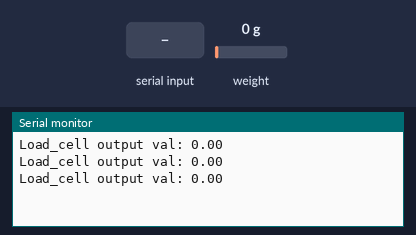
Bench run of a sketch on a simulated ESP8266 (NodeMCU). Shown: the last lines printed to the serial monitor. The inputs (shaded band) are chosen by the test bench; at power-on: weight on the scale 0 g. EEPROM starts erased.

Above: at 3.8 s.
3.9 s: "t" received over Serial
At 4.08 s:
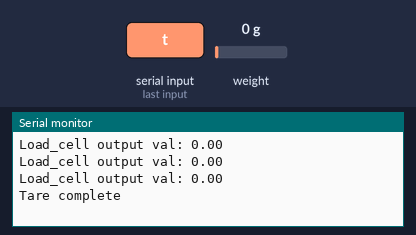
5.4 s: weight on the scale set to 100 g
At 6.1 s:
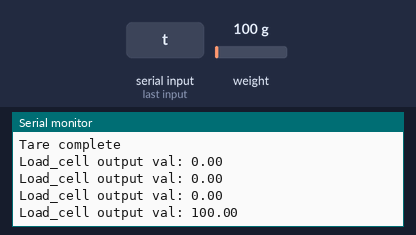
6.9 s: weight on the scale set to 1250 g
At 7.6 s:
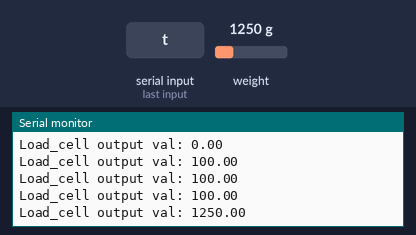
Timing chart, 0 to 9.9 s (numbered marks = the images above; inputs shaded):
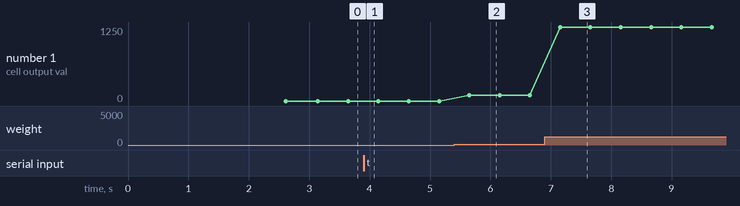

Measured:
- after the input at 3.9 s, the serial monitor: prints a new line at once (image 1)
- after the input at 5.4 s, the serial monitor: prints a new line after 0.25 s (image 2)
- after the input at 6.9 s, the serial monitor: prints a new line after 0.25 s (image 3)
- plotted number 1: 100 → 1250 after the input at 6.9 s

The sketch:

Testing.ino
```cpp
/*
   -------------------------------------------------------------------------------------
   HX711_ADC
   Arduino library for HX711 24-Bit Analog-to-Digital Converter for Weight Scales
   Olav Kallhovd sept2017
   -------------------------------------------------------------------------------------
*/

/*
   Settling time (number of samples) and data filtering can be adjusted in the config.h file
   For calibration and storing the calibration value in eeprom, see example file "Calibration.ino"

   The update() function checks for new data and starts the next conversion. In order to acheive maximum effective
   sample rate, update() should be called at least as often as the HX711 sample rate; >10Hz@10SPS, >80Hz@80SPS.
   If you have other time consuming code running (i.e. a graphical LCD), consider calling update() from an interrupt routine,
   see example file "Read_1x_load_cell_interrupt_driven.ino".

   This is an example sketch on how to use this library
*/

#include <HX711_ADC.h>
#if defined(ESP8266)|| defined(ESP32) || defined(AVR)
#include <EEPROM.h>
#endif

//pins:
const int HX711_dout = 15; //mcu > HX711 dout pin
const int HX711_sck = 5; //mcu > HX711 sck pin

//HX711 constructor:
HX711_ADC LoadCell(HX711_dout, HX711_sck);

const int calVal_eepromAdress = 0;
unsigned long t = 0;

void setup() {
  Serial.begin(9600); delay(10);
  Serial.println();
  Serial.println("Starting...");

  float calibrationValue; // calibration value

#if defined(ESP8266) || defined(ESP32)
  EEPROM.begin(512); // uncomment this if you use ESP8266 and want to fetch this value from eeprom
#endif
  EEPROM.get(calVal_eepromAdress, calibrationValue); // uncomment this if you want to fetch this value from eeprom

  LoadCell.begin();
  //LoadCell.setReverseOutput();
  unsigned long stabilizingtime = 2000; // tare preciscion can be improved by adding a few seconds of stabilizing time
  boolean _tare = true; //set this to false if you don't want tare to be performed in the next step
  LoadCell.start(stabilizingtime, _tare);
  if (LoadCell.getTareTimeoutFlag()) {
    Serial.println("Timeout, check MCU>HX711 wiring and pin designations");
  }
  else {
    LoadCell.setCalFactor(calibrationValue); // set calibration factor (float)
    Serial.println("Startup is complete");
  }
  while (!LoadCell.update());
  Serial.print("Calibration value: ");
  Serial.println(LoadCell.getCalFactor());
  Serial.print("HX711 measured conversion time ms: ");
  Serial.println(LoadCell.getConversionTime());
  Serial.print("HX711 measured sampling rate HZ: ");
  Serial.println(LoadCell.getSPS());
  Serial.print("HX711 measured settlingtime ms: ");
  Serial.println(LoadCell.getSettlingTime());
  Serial.println("Note that the settling time may increase significantly if you use delay() in your sketch!");
  if (LoadCell.getSPS() < 7 || LoadCell.getSPS() > 100 ) {
    Serial.println("HX711 not found.");
    while(1){}
  }
}

void loop() {
  static boolean newDataReady = 0;
  const int serialPrintInterval = 500; //increase value to slow down serial print activity

  // check for new data/start next conversion:
  if (LoadCell.update()) newDataReady = true;

  // get smoothed value from the dataset:
  if (newDataReady) {
    if (millis() > t + serialPrintInterval) {
      float i = LoadCell.getData();

      if(i<0)
      i=0;
      Serial.print("Load_cell output val: ");
      Serial.println(i);
      newDataReady = 0;
      t = millis();
    }
  }

  // receive command from serial terminal, send 't' to initiate tare operation:
  if (Serial.available() > 0) {
    char inByte = Serial.read();
    if (inByte == 't') LoadCell.tareNoDelay();
  }

  // check if last tare operation is complete:
  if (LoadCell.getTareStatus() == true) {
    Serial.println("Tare complete");
  }

}
```
